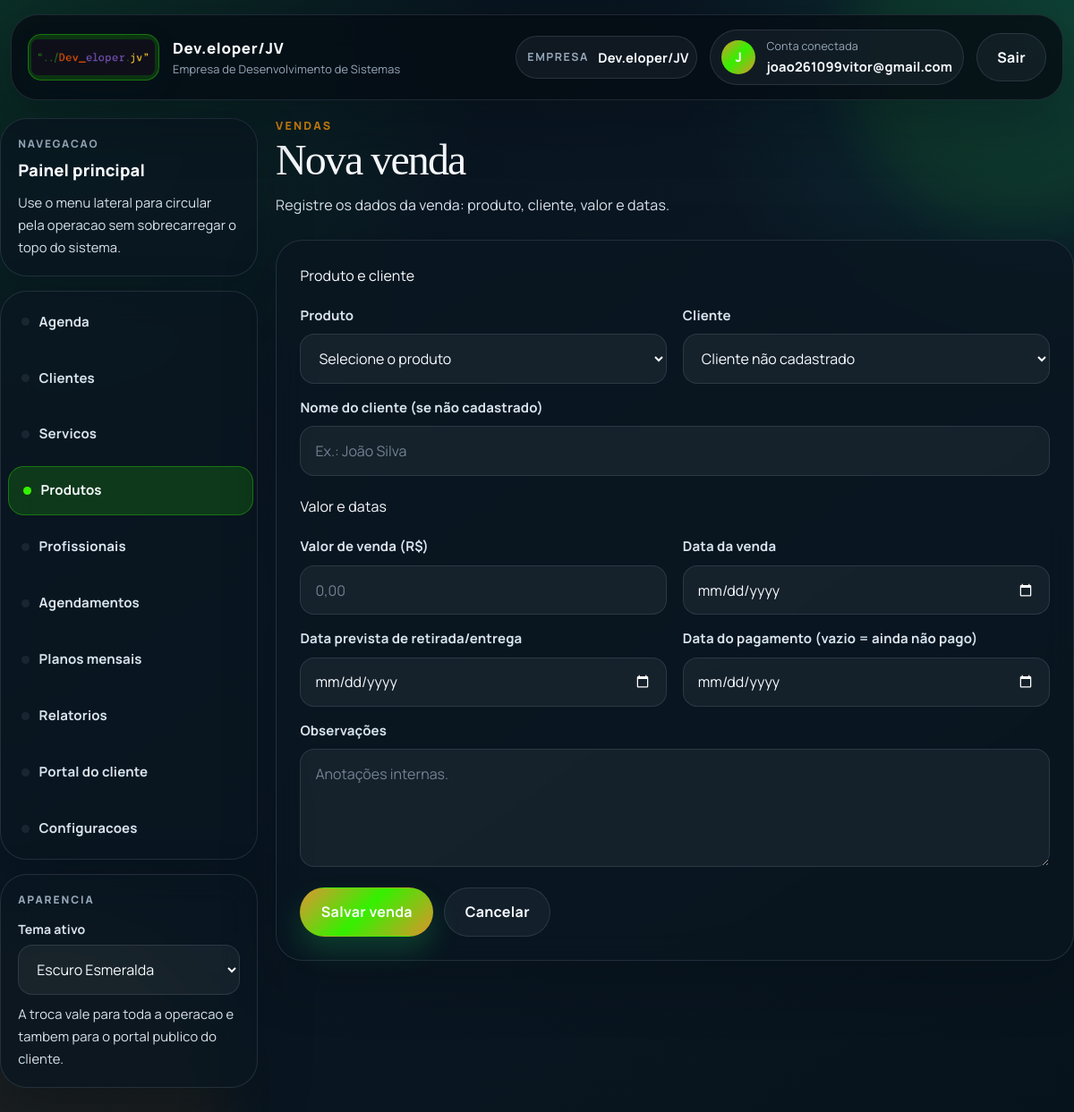
The page /produtos/vendas/nova/ (signed in) on the database its author committed.
### empresas/models.py (models this page shows, shortened)
class Empresa(models.Model):
    PLANO_START = "start"
    PLANO_SOLO = "solo"
    PLANO_ADMIN_ONLY = "admin_only"
    PLANO_CHOICES = [
        (PLANO_SOLO, "Solo (1 funcionario com acesso)"),
        (PLANO_START, "Start (ate 5 funcionarios)"),
        (PLANO_ADMIN_ONLY, "Gestao interna (somente administrador)"),
    ]
    nome = models.CharField(max_length=100)
    tipo = models.CharField(max_length=50)
    cnpj = models.CharField(max_length=18, blank=True, null=True)
    whatsapp = models.CharField(max_length=20, blank=True, default="")
    logo = models.ImageField(upload_to="empresas/logos/", blank=True, null=True)
    logo_url = models.URLField(blank=True, default="")
    cor_primaria = models.CharField(max_length=7, blank=True, default="")
    cor_secundaria = models.CharField(max_length=7, blank=True, default="")
    texto_cabecalho = models.CharField(max_length=80, blank=True, default="")
    plano = models.CharField(max_length=20, choices=PLANO_CHOICES, default=PLANO_START)
    valor_mensal = models.DecimalField(max_digits=10, decimal_places=2, default=147)
    limite_profissionais = models.PositiveSmallIntegerField(
        default=5,
        validators=[MinValueValidator(1), MaxValueValidator(5)],
        help_text="Limite comercial de profissionais ativos para esta empresa.",
    )
    portal_token = models.UUIDField(default=uuid.uuid4, unique=True, editable=False, db_index=True)
    data_cadastro = models.DateTimeField(auto_now_add=True)
    usuario = models.OneToOneField('auth.User', on_delete=models.CASCADE, related_name='empresa')

### produtos/views.py (the view)
# urls.py: path("vendas/nova/", views.vendas_form, name="vendas_form"),
@login_required
def vendas_form(request, pk=None):
    empresa = get_active_empresa(request)
    if not empresa:
        return redirect("cadastro_empresa")
    if not _is_owner(request, empresa):
        messages.warning(request, "Apenas o proprietário pode registrar vendas.")
        return redirect("dashboard_home")
    venda = get_object_or_404(VendaProduto, pk=pk, empresa=empresa) if pk else None
    if request.method == "POST":
        form = VendaForm(request.POST, instance=venda, empresa=empresa)
        if form.is_valid():
            v = form.save(commit=False)
            v.empresa = empresa
            v.save()
            messages.success(request, "Venda registrada com sucesso!")
            return redirect("vendas_list")
    else:
        form = VendaForm(instance=venda, empresa=empresa)
    return render(request, "produtos/vendas_form.html", {
        "form": form,
        "venda": venda,
        "page_title": "Editar venda" if venda else "Nova venda",
    })

### easyschedule/templates/produtos/vendas_form.html (shortened to what this page needs)
{% extends 'base.html' %}
{% load static %}
{% block content %}
<link rel="stylesheet" href="{% static 'css/pages.css' %}">
<div class="page-container">
  <header class="page-hero">
    <div class="page-copy">
      <p class="page-eyebrow">Vendas</p>
      <h1 class="page-title">{{ page_title }}</h1>
      <p class="page-subtitle">Registre os dados da venda: produto, cliente, valor e datas.</p>
    </div>
  </header>
  <div class="form-card">
    <form method="post">
      <div class="form-section-title">Produto e cliente</div>
      <div class="form-grid">
        <div class="form-group">
          <label>{{ form.produto.label }}</label>
          {{ form.produto }}
        </div>
        <div class="form-group">
          <label>{{ form.cliente.label }}</label>
          {{ form.cliente }}
        </div>
        <div class="form-group full">
          <label>{{ form.cliente_nome_avulso.label }}</label>
          {{ form.cliente_nome_avulso }}
        </div>
      </div>
      <div class="form-section-title">Valor e datas</div>
      <div class="form-grid">
        <div class="form-group">
          <label>{{ form.valor_venda.label }}</label>
          {{ form.valor_venda }}
        </div>
        <div class="form-group">
          <label>{{ form.data_venda.label }}</label>
          {{ form.data_venda }}
        </div>
        <div class="form-group">
          <label>{{ form.data_entrega.label }}</label>
          {{ form.data_entrega }}
        </div>
        <div class="form-group">
          <label>{{ form.data_pagamento.label }}</label>
          {{ form.data_pagamento }}
        </div>
        <div class="form-group full">
          <label>{{ form.observacoes.label }}</label>
          {{ form.observacoes }}
        </div>
      </div>
      <div class="form-actions">
        <button type="submit" class="btn btn-success">Salvar venda</button>
        <a href="{% url 'vendas_list' %}" class="btn btn-secondary">Cancelar</a>
      </div>
    </form>
  </div>
</div>
{% endblock %}

### easyschedule/templates/base.html (shortened to what this page needs)
{% load static %}
<!DOCTYPE html>
<html
    lang="pt-br"
    data-company-primary="{% if empresa_atual %}{{ empresa_atual.cor_primaria|default:'' }}{% endif %}"
    data-company-secondary="{% if empresa_atual %}{{ empresa_atual.cor_secundaria|default:'' }}{% endif %}"
>
<head>
    <link rel="stylesheet" href="https://cdn.jsdelivr.net/npm/bootstrap@5.3.2/dist/css/bootstrap.min.css">
    <link rel="stylesheet" href="{% static 'css/theme.css' %}">
</head>
<body class="{% if user.is_authenticated %}app-with-sidebar{% endif %}">
    <header class="app-header">
        <div class="container">
            <div class="app-navbar">
                <a class="app-brand" href="{% if user.is_authenticated %}{% url 'dashboard_home' %}{% else %}{% url 'cliente_home' %}{% endif %}">
                    {% if user.is_authenticated and empresa_atual and empresa_atual.logo %}
                    <span class="brand-mark brand-mark-company">
                        <img src="{{ empresa_atual.logo.url }}" alt="Logo {{ empresa_atual.nome }}" class="brand-logo brand-logo-company">
                    </span>
                    {% elif user.is_authenticated and empresa_atual and empresa_atual.logo_url %}
                    <span class="brand-mark brand-mark-company">
                        <img src="{{ empresa_atual.logo_url }}" alt="Logo {{ empresa_atual.nome }}" class="brand-logo brand-logo-company">
                    </span>
                    {% else %}
                    <span class="brand-mark">
                        <img src="{% static 'img/Logo.png' %}" alt="Logo EasySchedule" class="brand-logo">
                    </span>
                    {% endif %}
                    <span class="brand-copy">
                        <strong>{% if user.is_authenticated and empresa_atual %}{{ empresa_atual.nome }}{% else %}EasySchedule{% endif %}</strong>
                        <small>
                            {% if user.is_authenticated %}
                                {% if empresa_atual and empresa_atual.texto_cabecalho %}
                                    {{ empresa_atual.texto_cabecalho }}
                                {% else %}
                                    Sistema de agenda personalizado
                                {% endif %}
                            {% else %}
                                Reserva online com elegancia
                            {% endif %}
                        </small>
                    </span>
                </a>
                {% if user.is_authenticated %}
                <div class="app-toolbar app-toolbar-top">
                    {% if user.is_authenticated and usuario_tem_acesso_global_empresa and empresas_disponiveis %}
                    <form action="{% url 'selecionar_empresa' %}" method="post" class="toolbar-form">
                        {% csrf_token %}
                        <input type="hidden" name="next" value="{{ request.get_full_path }}">
                        <label for="empresa_id">Empresa</label>
                        <select id="empresa_id" name="empresa_id" class="form-select form-select-sm" onchange="this.form.submit()">
                            {% for empresa in empresas_disponiveis %}
                            <option value="{{ empresa.id }}" {% if empresa_atual and empresa.id == empresa_atual.id %}selected{% endif %}>
                                {{ empresa.nome }}
                            </option>
                            {% endfor %}
                        </select>
                    </form>
                    {% elif user.is_authenticated and empresa_atual %}
                    <div class="toolbar-field">
                        <span>Empresa</span>
                        <strong>{{ empresa_atual.nome }}</strong>
                    </div>
                    {% endif %}
                    <div class="app-user-chip">
                        <span class="app-user-avatar">{{ user.username|first|upper }}</span>
                        <span class="app-user-copy">
                            <small>Conta conectada</small>
                            <strong>{{ user.username }}</strong>
                        </span>
                    </div>
                    <form action="{% url 'logout' %}" method="post">
                        <button type="submit" class="btn btn-secondary">Sair</button>
                    </form>
                </div>
                {% endif %}
            </div>
        </div>
    </header>
    <div class="{% if user.is_authenticated %}container app-shell{% else %}app-public-shell{% endif %}">
        {% if user.is_authenticated %}
        <aside class="app-sidebar">
            <div class="app-sidebar-card">
                <span class="sidebar-kicker">Navegacao</span>
                <strong class="sidebar-title">Painel principal</strong>
                <p class="sidebar-text">Use o menu lateral para circular pela operacao sem sobrecarregar o topo do sistema.</p>
            </div>
            <nav class="app-sidebar-nav" aria-label="Navegacao lateral">
                {% if usuario_modulos.dashboard %}
                <a class="app-sidebar-link {% if '/dashboard/' in request.path %}is-active{% endif %}" href="{% url 'dashboard_home' %}">Agenda</a>
                {% endif %}
                {% if not usuario_e_profissional %}
                {% if usuario_modulos.clientes %}
                <a class="app-sidebar-link {% if '/pessoa/' in request.path %}is-active{% endif %}" href="{% url 'pessoa_list' %}">{{ business_profile.client_term_plural|default:"Clientes" }}</a>
                {% endif %}
                {% if usuario_modulos.servicos %}
                <a class="app-sidebar-link {% if '/servicos/' in request.path %}is-active{% endif %}" href="{% url 'servicos_list' %}">{{ business_profile.service_term_plural|default:"Servicos" }}</a>
                {% endif %}
                {% if usuario_modulos.produtos %}
                <a class="app-sidebar-link {% if '/produtos/' in request.path %}is-active{% endif %}" href="{% url 'produtos_list' %}">Produtos</a>
                {% endif %}
                <a class="app-sidebar-link {% if '/profissionais/' in request.path %}is-active{% endif %}" href="{% url 'profissionais_list' %}">{{ business_profile.professional_term_plural|default:"Profissionais" }}</a>
                {% if usuario_modulos.agendamentos %}
                <a class="app-sidebar-link " href="{% url 'agendamentos_list' %}">{{ business_profile.appointment_term_plural|default:"Agendamentos" }}</a>
                {% endif %}
                <a class="app-sidebar-link {% if '/agendamentos/planos/' in request.path %}is-active{% endif %}" href="{% url 'planos_list' %}">Planos mensais</a>
                {% if usuario_modulos.relatorios %}
                <a class="app-sidebar-link {% if '/relatorios/' in request.path %}is-active{% endif %}" href="{% url 'relatorio_page' %}">Relatorios</a>
                {% endif %}
                <a class="app-sidebar-link {% if '/cliente/' in request.path or request.path == '/' %}is-active{% endif %}" href="{% url 'cliente_home' %}">Portal do cliente</a>
                {% if usuario_pode_configurar_empresa %}
                <a class="app-sidebar-link {% if '/empresas/configuracoes/' in request.path %}is-active{% endif %}" href="{% url 'empresa_configuracoes' %}">Configuracoes</a>
                {% endif %}
                {% endif %}
            </nav>
            <div class="app-sidebar-card sidebar-theme-card">
                <span class="sidebar-kicker">Aparencia</span>
                <label for="themePickerSidebar" class="sidebar-theme-label">Tema ativo</label>
                <select id="themePickerSidebar" class="theme-picker" data-theme-picker aria-label="Selecionar tema do sistema">
                    <option value="dark">Escuro Esmeralda</option>
                </select>
                <p class="sidebar-text">A troca vale para toda a operacao e tambem para o portal publico do cliente.</p>
            </div>
        </aside>
        {% endif %}
        <main class="app-main {% if user.is_authenticated %}app-main-shell{% else %}app-main-public{% endif %}">
            {% block content %}{% endblock %}
        </main>
    </div>
</body>
</html>

### rows shown on the page
Empresa: logo (picture), nome "Dev.eloper/JV", texto_cabecalho "Empresa de Desenvolvimento de Sistemas"

### other values the page prints
{{ user.username|first|upper }} "J"
{{ user.username }} "joao261099vitor@gmail.com"
{{ business_profile.client_term_plural|default:"Clientes" }} "Clientes"
{{ business_profile.service_term_plural|default:"Servicos" }} "Servicos"
{{ business_profile.professional_term_plural|default:"Profissionais" }} "Profissionais"
{{ business_profile.appointment_term_plural|default:"Agendamentos" }} "Agendamentos"
{{ page_title }} "Nova venda"
